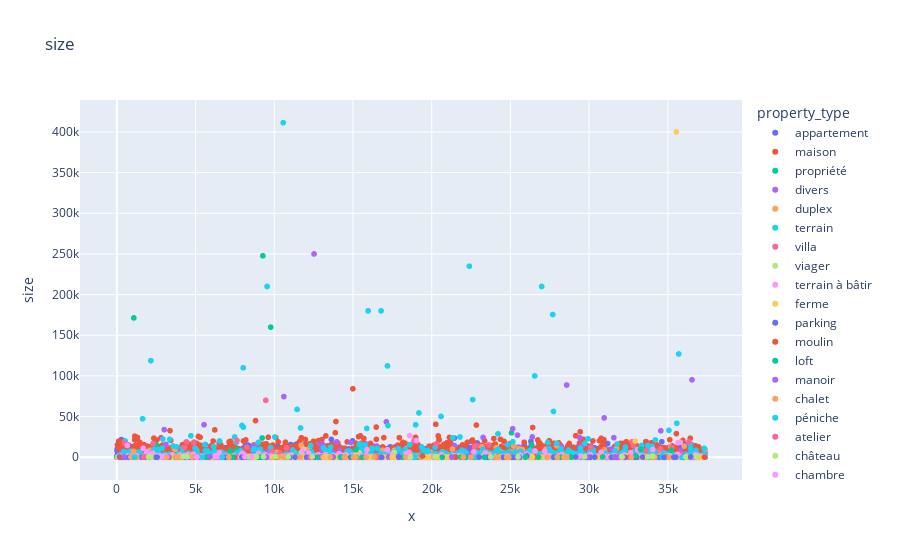

Write notebook code for a chart like this one.
### Code cell
prep.showDistribPlot(df,'size')

### Figure 1 — Plotly figure (JSON) as saved in the notebook; plotly's stock layout.template omitted (floating-point values rounded to 4 significant figures; data arrays with more than 128 entries replaced by an {"elided": "..."} marker saying what was removed)
{"data": [{"hovertemplate": "property_type=appartement<br>x=%{x}<br>size=%{y}<extra></extra>", "legendgroup": "appartement", "marker": {"color": "#636efa", "symbol": "circle"}, "mode": "markers", "name": "appartement", "showlegend": true, "type": "scattergl", "x": {"elided": "15733 int values"}, "xaxis": "x", "y": {"elided": "15733 int values"}, "yaxis": "y"}, {"hovertemplate": "property_type=maison<br>x=%{x}<br>size=%{y}<extra></extra>", "legendgroup": "maison", "marker": {"color": "#EF553B", "symbol": "circle"}, "mode": "markers", "name": "maison", "showlegend": true, "type": "scattergl", "x": {"elided": "15675 int values"}, "xaxis": "x", "y": {"elided": "15675 int values"}, "yaxis": "y"}, {"hovertemplate": "property_type=propriété<br>x=%{x}<br>size=%{y}<extra></extra>", "legendgroup": "propriété", "marker": {"color": "#00cc96", "symbol": "circle"}, "mode": "markers", "name": "propriété", "showlegend": true, "type": "scattergl", "x": {"elided": "408 int values"}, "xaxis": "x", "y": {"elided": "408 int values"}, "yaxis": "y"}, {"hovertemplate": "property_type=divers<br>x=%{x}<br>size=%{y}<extra></extra>", "legendgroup": "divers", "marker": {"color": "#ab63fa", "symbol": "circle"}, "mode": "markers", "name": "divers", "showlegend": true, "type": "scattergl", "x": {"elided": "2137 int values"}, "xaxis": "x", "y": {"elided": "2137 int values"}, "yaxis": "y"}, {"hovertemplate": "property_type=duplex<br>x=%{x}<br>size=%{y}<extra></extra>", "legendgroup": "duplex", "marker": {"color": "#FFA15A", "symbol": "circle"}, "mode": "markers", "name": "duplex", "showlegend": true, "type": "scattergl", "x": {"elided": "220 int values"}, "xaxis": "x", "y": {"elided": "220 int values"}, "yaxis": "y"}, {"hovertemplate": "property_type=terrain<br>x=%{x}<br>size=%{y}<extra></extra>", "legendgroup": "terrain", "marker": {"color": "#19d3f3", "symbol": "circle"}, "mode": "markers", "name": "terrain", "showlegend": true, "type": "scattergl", "x": {"elided": "1534 int values"}, "xaxis": "x", "y": {"elided": "1534 int values"}, "yaxis": "y"}, {"hovertemplate": "property_type=villa<br>x=%{x}<br>size=%{y}<extra></extra>", "legendgroup": "villa", "marker": {"color": "#FF6692", "symbol": "circle"}, "mode": "markers", "name": "villa", "showlegend": true, "type": "scattergl", "x": {"elided": "781 int values"}, "xaxis": "x", "y": {"elided": "781 int values"}, "yaxis": "y"}, {"hovertemplate": "property_type=viager<br>x=%{x}<br>size=%{y}<extra></extra>", "legendgroup": "viager", "marker": {"color": "#B6E880", "symbol": "circle"}, "mode": "markers", "name": "viager", "showlegend": true, "type": "scattergl", "x": {"elided": "177 int values"}, "xaxis": "x", "y": {"elided": "177 int values"}, "yaxis": "y"}, {"hovertemplate": "property_type=terrain à bâtir<br>x=%{x}<br>size=%{y}<extra></extra>", "legendgroup": "terrain à bâtir", "marker": {"color": "#FF97FF", "symbol": "circle"}, "mode": "markers", "name": "terrain à bâtir", "showlegend": true, "type": "scattergl", "x": {"elided": "298 int values"}, "xaxis": "x", "y": {"elided": "298 int values"}, "yaxis": "y"}, {"hovertemplate": "property_type=ferme<br>x=%{x}<br>size=%{y}<extra></extra>", "legendgroup": "ferme", "marker": {"color": "#FECB52", "symbol": "circle"}, "mode": "markers", "name": "ferme", "showlegend": true, "type": "scattergl", "x": {"elided": "130 int values"}, "xaxis": "x", "y": {"elided": "130 int values"}, "yaxis": "y"}, {"hovertemplate": "property_type=parking<br>x=%{x}<br>size=%{y}<extra></extra>", "legendgroup": "parking", "marker": {"color": "#636efa", "symbol": "circle"}, "mode": "markers", "name": "parking", "showlegend": true, "type": "scattergl", "x": [179, 285, 479, 791, 803, 855, 938, 1567, 1780, 2490, 2552, 2926, 2947, 3184, 3308, 4031, 4257, 4299, 4600, 4817, 5210, 5803, 6898, 7063, 7276, 7942, 7985, 8214, 9033, 9221, 9503, 9964, 10966, 11225, 11318, 12057, 12532, 12897, 13084, 13198, 14394, 14446, 14711, 14849, 14853, 15768, 15806, 15971, 16818, 17520, 17912, 18373, 19063, 19140, 20893, 21327, 21491, 21524, 21796, 22005, 22311, 22441, 23511, 23632, 23683, 24378, 24536, 25005, 25139, 25314, 25564, 26044, 27576, 27744, 29737, 29760, 30037, 30060, 30359, 31410, 31704, 32012, 32272, 32909, 33021, 33402, 33752, 34072, 34308, 34443, 34733, 35494, 35948, 36022, 37013, 37352], "xaxis": "x", "y": [251, 18, 15, 12, 112, 150, 55, 294, 92, 45, 25, null, null, null, 12, 75, 100, 35, 148, 126, 120, 37, 12, 100, 26, 130, 11, null, 37, 132, 22, null, 16, null, 132, 90, 12, 170, 12, 12, null, 11, null, 12, null, 20, 37, null, 12, null, 12, null, 165, null, null, null, 120, 206, null, 200, null, null, 12, null, 14, null, 12, 10, 25, 67, 25, 1578, null, 140, 10, 17, 12, 12, 231, 12, 127, null, 19, 12, 50, 200, null, 78, null, 53, null, 203, 18, 1125, null, null], "yaxis": "y"}, {"hovertemplate": "property_type=moulin<br>x=%{x}<br>size=%{y}<extra></extra>", "legendgroup": "moulin", "marker": {"color": "#EF553B", "symbol": "circle"}, "mode": "markers", "name": "moulin", "showlegend": true, "type": "scattergl", "x": [291, 1716, 4827, 6221, 7238, 7444, 9393, 10049, 14461, 20159, 21483, 22085, 24150, 26543, 32587, 34930, 37326], "xaxis": "x", "y": [135, 300, 125, 33661, 230, 80, 407, 170, 299, 408, 250, 170, 371, 420, 110, 355, 218], "yaxis": "y"}, {"hovertemplate": "property_type=loft<br>x=%{x}<br>size=%{y}<extra></extra>", "legendgroup": "loft", "marker": {"color": "#00cc96", "symbol": "circle"}, "mode": "markers", "name": "loft", "showlegend": true, "type": "scattergl", "x": [459, 918, 2114, 3762, 3858, 5651, 7215, 7246, 7365, 8248, 8336, 8927, 9160, 9356, 10151, 10713, 12780, 13629, 13739, 14204, 14278, 14952, 15195, 15217, 15592, 18143, 19113, 20672, 21840, 22168, 22614, 22646, 23349, 23781, 25950, 25972, 26783, 27947, 28188, 28860, 28865, 29448, 30854, 32961, 33264, 33785, 34007, 34026, 34202, 34622, 34672, 34803, 35215, 36393], "xaxis": "x", "y": [null, null, 129, 97, 215, 130, 7882, 124, 67, 84, 190, 532, 260, 84, 130, 170, 105, 55, 61, 148, 300, 316, 9375, 59, 36, 95, 180, 112, 266, 70, 90, 36, 118, 901, 157, null, 124, 150, 190, 431, 123, 200, 371, 1700, 9727, 103, 99, 37, 250, 188, 55, 136, 8449, 140], "yaxis": "y"}, {"hovertemplate": "property_type=manoir<br>x=%{x}<br>size=%{y}<extra></extra>", "legendgroup": "manoir", "marker": {"color": "#ab63fa", "symbol": "circle"}, "mode": "markers", "name": "manoir", "showlegend": true, "type": "scattergl", "x": [462, 1697, 1968, 3261, 5917, 9485, 13024, 13734, 17274, 21276, 22425, 29887, 31628, 31867, 34140], "xaxis": "x", "y": [400, 268, 750, 400, 740, 400, 405, 415, 400, 260, 1642, 130, 550, 230, 408], "yaxis": "y"}, {"hovertemplate": "property_type=chalet<br>x=%{x}<br>size=%{y}<extra></extra>", "legendgroup": "chalet", "marker": {"color": "#FFA15A", "symbol": "circle"}, "mode": "markers", "name": "chalet", "showlegend": true, "type": "scattergl", "x": [896, 1060, 1262, 3180, 3790, 4005, 4770, 5117, 7113, 10276, 10636, 11646, 13094, 13101, 13561, 14448, 15041, 15074, 15168, 15830, 16359, 18348, 18969, 19314, 20138, 22007, 22492, 22788, 24104, 24169, 24230, 24761, 24870, 24896, 27354, 27384, 27981, 28403, 28564, 29176, 29266, 32119, 32668, 34017, 34155, 35030, 35906, 36323], "xaxis": "x", "y": [91, 7353, 176, 160, 240, 60, 200, 83, 96, 322, 137, 90, 54, 60, 170, 163, 42, 38, 64, 59, 80, 322, 240, 120, 112, 220, 135, 423, 120, 30, 170, 70, 240, 25, 42, 50, 60, 35, 160, 200, 65, 51, 39, 135, 135, 120, null, 66], "yaxis": "y"}, {"hovertemplate": "property_type=péniche<br>x=%{x}<br>size=%{y}<extra></extra>", "legendgroup": "péniche", "marker": {"color": "#19d3f3", "symbol": "circle"}, "mode": "markers", "name": "péniche", "showlegend": true, "type": "scattergl", "x": [1134, 5412, 6686, 18933, 22832, 23766, 34664, 35898], "xaxis": "x", "y": [180, 225, 180, 174, 60, 70, 25, 140], "yaxis": "y"}, {"hovertemplate": "property_type=atelier<br>x=%{x}<br>size=%{y}<extra></extra>", "legendgroup": "atelier", "marker": {"color": "#FF6692", "symbol": "circle"}, "mode": "markers", "name": "atelier", "showlegend": true, "type": "scattergl", "x": [1701, 12286], "xaxis": "x", "y": [92, 79], "yaxis": "y"}, {"hovertemplate": "property_type=château<br>x=%{x}<br>size=%{y}<extra></extra>", "legendgroup": "château", "marker": {"color": "#B6E880", "symbol": "circle"}, "mode": "markers", "name": "château", "showlegend": true, "type": "scattergl", "x": [2020, 2164, 4215, 4476, 8343, 8870, 9319, 10054, 10890, 12410, 18649, 20225, 23749, 25481, 29210, 29704, 32060, 33718, 34040, 36128, 36788], "xaxis": "x", "y": [600, 220, 700, 600, 700, 700, 700, 700, 400, 700, 150, 800, 500, 400, 80, 700, 490, 440, 1420, 570, 1200], "yaxis": "y"}, {"hovertemplate": "property_type=chambre<br>x=%{x}<br>size=%{y}<extra></extra>", "legendgroup": "chambre", "marker": {"color": "#FF97FF", "symbol": "circle"}, "mode": "markers", "name": "chambre", "showlegend": true, "type": "scattergl", "x": [5080, 8136, 8571, 29413], "xaxis": "x", "y": [10, 727, 863, 1136], "yaxis": "y"}, {"hovertemplate": "property_type=gîte<br>x=%{x}<br>size=%{y}<extra></extra>", "legendgroup": "gîte", "marker": {"color": "#FECB52", "symbol": "circle"}, "mode": "markers", "name": "gîte", "showlegend": true, "type": "scattergl", "x": [13203, 17484, 26398], "xaxis": "x", "y": [190, 240, 330], "yaxis": "y"}, {"hovertemplate": "property_type=hôtel particulier<br>x=%{x}<br>size=%{y}<extra></extra>", "legendgroup": "hôtel particulier", "marker": {"color": "#636efa", "symbol": "circle"}, "mode": "markers", "name": "hôtel particulier", "showlegend": true, "type": "scattergl", "x": [17896, 23006, 29151, 34750, 35374, 36449], "xaxis": "x", "y": [970, 276, 342, 110, 230, 436], "yaxis": "y"}, {"hovertemplate": "property_type=hôtel<br>x=%{x}<br>size=%{y}<extra></extra>", "legendgroup": "hôtel", "marker": {"color": "#EF553B", "symbol": "circle"}, "mode": "markers", "name": "hôtel", "showlegend": true, "type": "scattergl", "x": [19410], "xaxis": "x", "y": [1600], "yaxis": "y"}], "layout": {"legend": {"title": {"text": "property_type"}, "tracegroupgap": 0}, "title": {"text": "size"}, "xaxis": {"anchor": "y", "domain": [0, 1], "title": {"text": "x"}}, "yaxis": {"anchor": "x", "domain": [0, 1], "title": {"text": "size"}}}}
